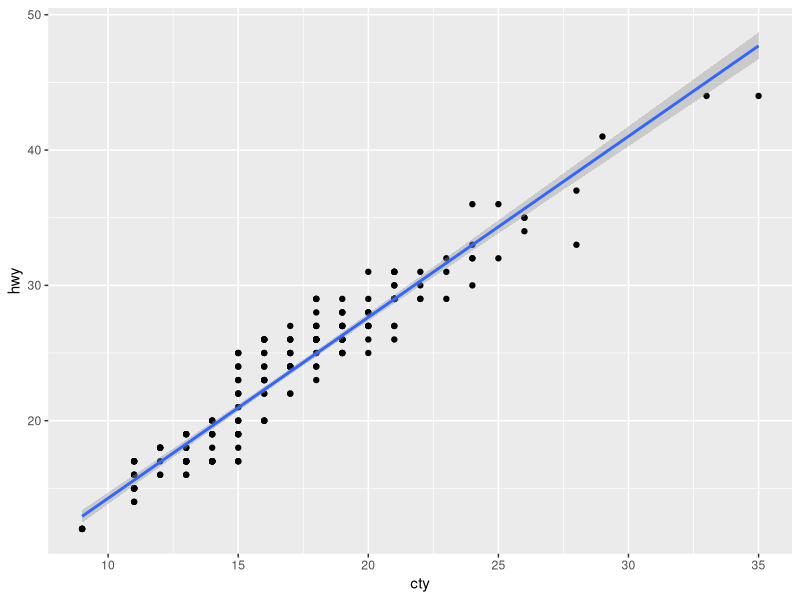
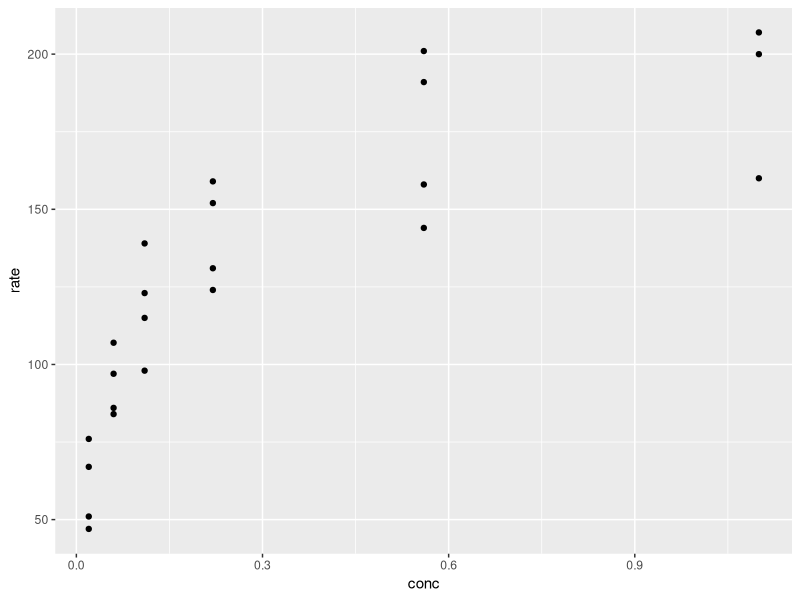
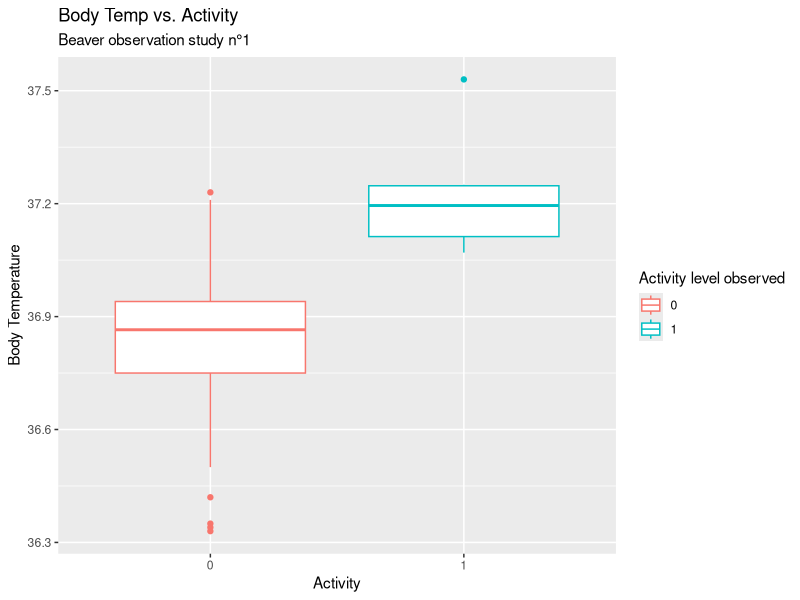

Write R code to recreate these figures, in order.
## ---- chunk 1
# install.packages("tidyverse")
library(tidyr)
library(ggplot2)
## ---- chunk 2
print("Hello World")
## ---- chunk 3
message('Hey!')
## ---- chunk 4

## ---- chunk 5
library("tidyverse")

# plot from: https://ggplot2.tidyverse.org/articles/ggplot2.html
ggplot(mpg, aes(cty, hwy)) +
  # to create a scatterplot
  geom_point() +
  # to fit and overlay a loess trendline
  geom_smooth(formula = y ~ x, method = "lm")
## ---- chunk 6
library("tidyverse")

ggplot(data = datasets::Puromycin,
       mapping = aes(x = conc,
                     y = rate)) +
  geom_point()
## ---- chunk 7
print("hello!")
## ---- chunk 8
print("hello!")
## ---- chunk 9
print("Hello world, this is me, life should be hum hum yeah, fun um yeah, fun for everyone")
## ---- chunk 10
library("tidyverse")
ggplot(data = datasets::beaver1, aes(x = factor(activ), y = temp, color = factor(activ))) + 
  geom_boxplot() + 
  labs(title = "Body Temp vs. Activity",
    subtitle = "Beaver observation study n°1",
    x = "Activity", y = "Body Temperature",
    legend = "Activity observed",
    color = "Activity level observed")
